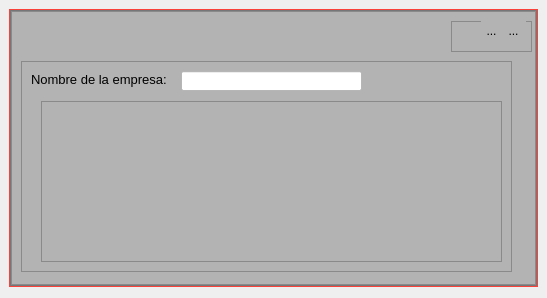
<?xml version="1.0" encoding="UTF-8"?>
<ui version="4.0">
 <class>consulta_empresa</class>
 <widget class="QWidget" name="consulta_empresa">
  <property name="geometry">
   <rect>
    <x>0</x>
    <y>0</y>
    <width>547</width>
    <height>298</height>
   </rect>
  </property>
  <property name="windowTitle">
   <string>Form</string>
  </property>
  <property name="styleSheet">
   <string notr="true"/>
  </property>
  <layout class="QVBoxLayout" name="verticalLayout">
   <property name="leftMargin">
    <number>9</number>
   </property>
   <property name="topMargin">
    <number>9</number>
   </property>
   <property name="rightMargin">
    <number>9</number>
   </property>
   <item>
    <widget class="QFrame" name="central_frame">
     <property name="styleSheet">
      <string notr="true">QWidget#central_frame{border: 1px solid rgb(249,66,58);}</string>
     </property>
     <property name="frameShape">
      <enum>QFrame::StyledPanel</enum>
     </property>
     <property name="frameShadow">
      <enum>QFrame::Raised</enum>
     </property>
     <layout class="QVBoxLayout" name="verticalLayout_2">
      <property name="spacing">
       <number>0</number>
      </property>
      <property name="leftMargin">
       <number>0</number>
      </property>
      <property name="topMargin">
       <number>0</number>
      </property>
      <property name="rightMargin">
       <number>0</number>
      </property>
      <property name="bottomMargin">
       <number>0</number>
      </property>
      <item>
       <widget class="QFrame" name="background_frame">
        <property name="styleSheet">
         <string notr="true">background-color: rgb(151, 153, 155);

</string>
        </property>
        <property name="frameShape">
         <enum>QFrame::StyledPanel</enum>
        </property>
        <property name="frameShadow">
         <enum>QFrame::Raised</enum>
        </property>
        <layout class="QVBoxLayout" name="verticalLayout_3">
         <property name="spacing">
          <number>0</number>
         </property>
         <property name="leftMargin">
          <number>0</number>
         </property>
         <property name="topMargin">
          <number>0</number>
         </property>
         <property name="rightMargin">
          <number>0</number>
         </property>
         <property name="bottomMargin">
          <number>0</number>
         </property>
         <item>
          <widget class="QFrame" name="contenido_frame">
           <property name="styleSheet">
            <string notr="true">background-color: rgb(179, 179, 179)</string>
           </property>
           <property name="frameShape">
            <enum>QFrame::StyledPanel</enum>
           </property>
           <property name="frameShadow">
            <enum>QFrame::Raised</enum>
           </property>
           <widget class="QFrame" name="botones_frame">
            <property name="geometry">
             <rect>
              <x>440</x>
              <y>10</y>
              <width>81</width>
              <height>31</height>
             </rect>
            </property>
            <property name="frameShape">
             <enum>QFrame::StyledPanel</enum>
            </property>
            <property name="frameShadow">
             <enum>QFrame::Raised</enum>
            </property>
            <widget class="QToolButton" name="minimizar">
             <property name="geometry">
              <rect>
               <x>30</x>
               <y>0</y>
               <width>21</width>
               <height>20</height>
              </rect>
             </property>
             <property name="styleSheet">
              <string notr="true">border-style: solid;
border-with 0px;</string>
             </property>
             <property name="text">
              <string>...</string>
             </property>
             <property name="icon">
              <iconset>
               <normaloff>../iconos/icons/minimize-window.png</normaloff>../iconos/icons/minimize-window.png</iconset>
             </property>
             <property name="iconSize">
              <size>
               <width>25</width>
               <height>25</height>
              </size>
             </property>
            </widget>
            <widget class="QToolButton" name="maximizar">
             <property name="geometry">
              <rect>
               <x>50</x>
               <y>0</y>
               <width>25</width>
               <height>19</height>
              </rect>
             </property>
             <property name="styleSheet">
              <string notr="true">border-style: solid;
border-with 0px;</string>
             </property>
             <property name="text">
              <string>...</string>
             </property>
             <property name="icon">
              <iconset>
               <normaloff>../iconos/icons/close-window.png</normaloff>../iconos/icons/close-window.png</iconset>
             </property>
             <property name="iconSize">
              <size>
               <width>25</width>
               <height>25</height>
              </size>
             </property>
            </widget>
           </widget>
           <widget class="QFrame" name="tabla_frame">
            <property name="geometry">
             <rect>
              <x>10</x>
              <y>50</y>
              <width>491</width>
              <height>211</height>
             </rect>
            </property>
            <property name="frameShape">
             <enum>QFrame::StyledPanel</enum>
            </property>
            <property name="frameShadow">
             <enum>QFrame::Raised</enum>
            </property>
            <widget class="QLabel" name="titulo_cliente">
             <property name="geometry">
              <rect>
               <x>10</x>
               <y>10</y>
               <width>141</width>
               <height>16</height>
              </rect>
             </property>
             <property name="font">
              <font>
               <pointsize>10</pointsize>
              </font>
             </property>
             <property name="text">
              <string>Nombre de la empresa:</string>
             </property>
            </widget>
            <widget class="QLineEdit" name="ingre_nombre">
             <property name="geometry">
              <rect>
               <x>160</x>
               <y>10</y>
               <width>181</width>
               <height>20</height>
              </rect>
             </property>
             <property name="styleSheet">
              <string notr="true">background-color:white
</string>
             </property>
            </widget>
            <widget class="QTableWidget" name="tabla_empresa">
             <property name="geometry">
              <rect>
               <x>20</x>
               <y>40</y>
               <width>461</width>
               <height>161</height>
              </rect>
             </property>
             <property name="rowCount">
              <number>4</number>
             </property>
             <attribute name="horizontalHeaderVisible">
              <bool>true</bool>
             </attribute>
             <attribute name="horizontalHeaderHighlightSections">
              <bool>true</bool>
             </attribute>
             <attribute name="horizontalHeaderStretchLastSection">
              <bool>true</bool>
             </attribute>
             <attribute name="verticalHeaderVisible">
              <bool>false</bool>
             </attribute>
             <row>
              <property name="text">
               <string/>
              </property>
             </row>
             <row>
              <property name="text">
               <string/>
              </property>
             </row>
             <row/>
             <row/>
            </widget>
           </widget>
          </widget>
         </item>
        </layout>
       </widget>
      </item>
     </layout>
    </widget>
   </item>
  </layout>
 </widget>
 <resources/>
 <connections/>
</ui>
